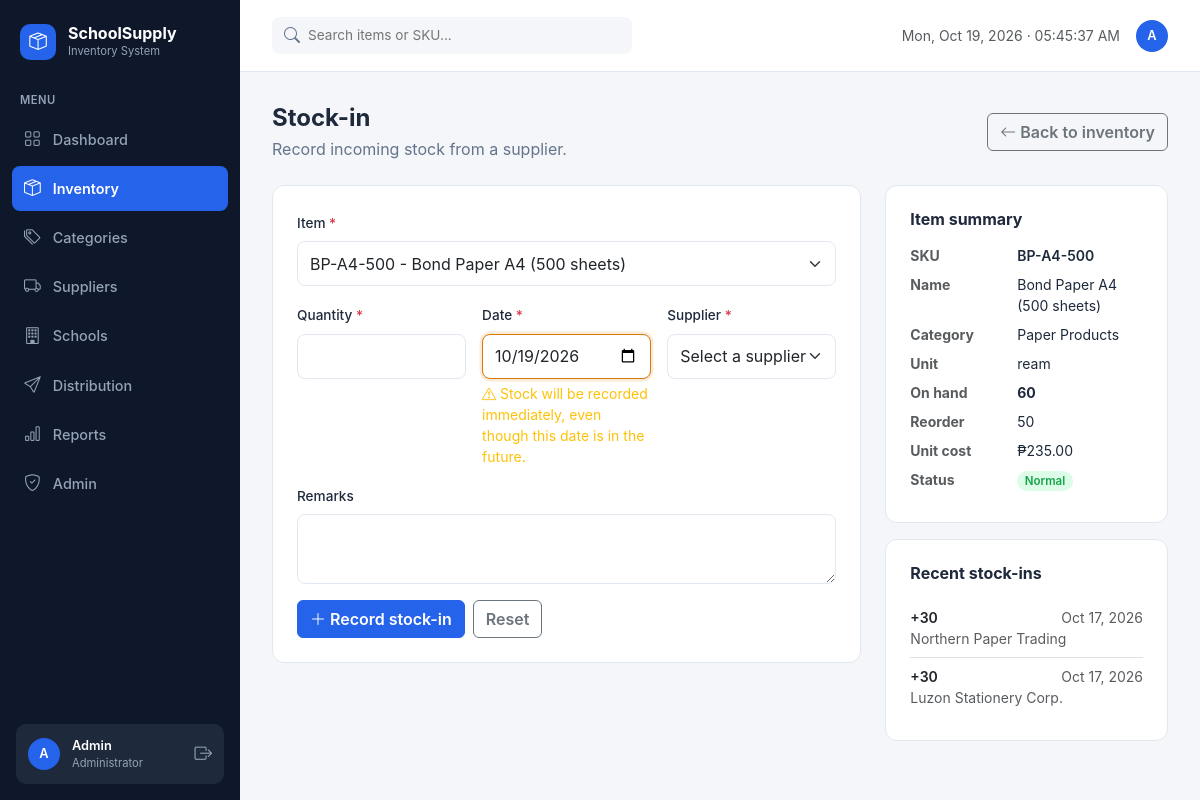
The app's page /stock_in.php?item_id=2 (signed in) with its own data.
### tables this page shows
CREATE TABLE `users` (
  `user_id` int(10) UNSIGNED NOT NULL,
  `full_name` varchar(100) NOT NULL,
  `username` varchar(50) NOT NULL,
  `email` varchar(100) NOT NULL,
  `password_hash` varchar(255) NOT NULL,
  `role` enum('admin','staff') NOT NULL DEFAULT 'staff',
  `is_active` tinyint(1) NOT NULL DEFAULT 1,
  `failed_attempts` int(10) UNSIGNED NOT NULL DEFAULT 0,
  `locked_until` datetime DEFAULT NULL,
  `last_login` datetime DEFAULT NULL,
  `created_at` timestamp NOT NULL DEFAULT current_timestamp(),
  `updated_at` timestamp NOT NULL DEFAULT current_timestamp() ON UPDATE current_timestamp()
);

CREATE TABLE `items` (
  `item_id` int(10) UNSIGNED NOT NULL,
  `sku` varchar(50) NOT NULL,
  `item_name` varchar(150) NOT NULL,
  `description` text DEFAULT NULL,
  `category_id` int(10) UNSIGNED NOT NULL,
  `unit_of_measure` varchar(30) NOT NULL,
  `reorder_point` int(10) UNSIGNED NOT NULL DEFAULT 0,
  `unit_cost` decimal(10,2) NOT NULL DEFAULT 0.00,
  `quantity_on_hand` int(11) NOT NULL DEFAULT 0,
  `is_active` tinyint(1) NOT NULL DEFAULT 1,
  `created_at` timestamp NOT NULL DEFAULT current_timestamp(),
  `updated_at` timestamp NOT NULL DEFAULT current_timestamp() ON UPDATE current_timestamp()
);

CREATE TABLE `categories` (
  `category_id` int(10) UNSIGNED NOT NULL,
  `category_name` varchar(100) NOT NULL,
  `description` varchar(255) DEFAULT NULL
);

CREATE TABLE `stock_transactions` (
  `transaction_id` int(10) UNSIGNED NOT NULL,
  `item_id` int(10) UNSIGNED NOT NULL,
  `transaction_type` enum('stock_in','stock_out','adjustment') NOT NULL,
  `quantity_change` int(11) NOT NULL,
  `quantity_after` int(11) NOT NULL DEFAULT 0,
  `supplier_id` int(10) UNSIGNED DEFAULT NULL,
  `distribution_item_id` int(10) UNSIGNED DEFAULT NULL,
  `reason` varchar(255) DEFAULT NULL,
  `remarks` varchar(255) DEFAULT NULL,
  `transaction_date` datetime NOT NULL DEFAULT current_timestamp(),
  `created_by` int(10) UNSIGNED NOT NULL,
  `created_at` timestamp NOT NULL DEFAULT current_timestamp()
);

CREATE TABLE `suppliers` (
  `supplier_id` int(10) UNSIGNED NOT NULL,
  `company_name` varchar(150) NOT NULL,
  `contact_person` varchar(100) DEFAULT NULL,
  `phone` varchar(30) DEFAULT NULL,
  `email` varchar(100) DEFAULT NULL,
  `address` varchar(255) DEFAULT NULL,
  `payment_terms` varchar(100) DEFAULT NULL,
  `is_active` tinyint(1) NOT NULL DEFAULT 1,
  `created_at` timestamp NOT NULL DEFAULT current_timestamp(),
  `updated_at` timestamp NOT NULL DEFAULT current_timestamp() ON UPDATE current_timestamp()
);

### includes/functions.php (called while the page is built, shortened)
<?php
function e($value): string
{
    return htmlspecialchars((string)$value, ENT_QUOTES, 'UTF-8');
}
function url(string $path = ''): string
{
    return BASE_URL . '/' . ltrim($path, '/');
}
function money($amount): string
{
    return CURRENCY . number_format((float)$amount, 2);
}
function fmt_date(?string $dt): string
{
    return $dt ? date('M d, Y', strtotime($dt)) : '';
}

### config/database.php (called while the page is built, shortened)
<?php
function db(): PDO
{
    static $pdo = null;
    if ($pdo === null) {
        $dsn = 'mysql:host=' . DB_HOST . ';port=' . DB_PORT . ';dbname=' . DB_NAME . ';charset=utf8mb4';
        try {
            $pdo = new PDO($dsn, DB_USER, DB_PASS, [
                PDO::ATTR_ERRMODE            => PDO::ERRMODE_EXCEPTION,
                PDO::ATTR_DEFAULT_FETCH_MODE => PDO::FETCH_ASSOC,
                PDO::ATTR_EMULATE_PREPARES   => false,
            ]);
            $pdo->exec("SET NAMES utf8mb4 COLLATE utf8mb4_unicode_ci");
            $pdo->exec("SET time_zone = '+08:00'");
        } catch (PDOException $e) {
            http_response_code(500);
            exit('Database connection failed. Check config/config.php and that MySQL is running.'
                . (ini_get('display_errors') ? '<br><small>' . htmlspecialchars($e->getMessage()) . '</small>' : ''));
        }
    }
    return $pdo;
}

### includes/auth.php (called while the page is built, shortened)
<?php
require_once __DIR__ . '/../config/database.php';
require_once __DIR__ . '/functions.php';
function current_user(): array
{
    return [
        'id'       => $_SESSION['user_id'] ?? null,
        'name'     => $_SESSION['full_name'] ?? '',
        'username' => $_SESSION['username'] ?? '',
        'role'     => $_SESSION['role'] ?? '',
    ];
}
function require_login(): void
{
    $stmt = db()->prepare('SELECT is_active, role, full_name FROM users WHERE user_id = :id');
    $stmt->execute([':id' => $_SESSION['user_id']]);
}

### stock_in.php (the view, shortened to what this page needs)
<?php
$activePage = 'inventory';
require_once __DIR__ . '/includes/header.php';
$pdo = db();
$items = $pdo->query(
    'SELECT item_id, sku, item_name, unit_of_measure, quantity_on_hand, reorder_point, unit_cost, is_active
       FROM items
      WHERE is_active = 1
      ORDER BY item_name'
)->fetchAll();
$suppliers = $pdo->query(
    'SELECT supplier_id, company_name FROM suppliers WHERE is_active = 1 ORDER BY company_name'
)->fetchAll();
$selectedItemId = (int)($_GET['item_id'] ?? 0);
$old = [
    'item_id'          => $selectedItemId > 0 ? $selectedItemId : 0,
    'quantity'         => '',
    'transaction_date' => date('Y-m-d'),
    'supplier_id'      => 0,
    'remarks'          => '',
];
$errors = [];
$panelItem     = null;
$recentIns     = [];
if ($selectedItemId > 0) {
    $ps = $pdo->prepare(
        'SELECT i.item_id, i.sku, i.item_name, i.unit_of_measure, i.quantity_on_hand,
                i.reorder_point, i.unit_cost, i.is_active, c.category_name
           FROM items i
           LEFT JOIN categories c ON c.category_id = i.category_id
          WHERE i.item_id = :id'
    );
    $ps->execute([':id' => $selectedItemId]);
    $panelItem = $ps->fetch();
    if ($panelItem) {
        $ri = $pdo->prepare(
            'SELECT st.transaction_date, st.quantity_change, st.quantity_after, st.remarks,
                    s.company_name
               FROM stock_transactions st
               LEFT JOIN suppliers s ON s.supplier_id = st.supplier_id
              WHERE st.item_id = :id AND st.transaction_type = "stock_in"
              ORDER BY st.transaction_date DESC, st.transaction_id DESC
              LIMIT 5'
        );
        $ri->execute([':id' => $selectedItemId]);
        $recentIns = $ri->fetchAll();
    }
}
?>
<div class="page-head">
    <div>
        <h1>Stock-in</h1>
        <p>Record incoming stock from a supplier.</p>
    </div>
    <a href="<?= e(url('inventory.php')) ?>" class="btn btn-outline-secondary"><i class="bi bi-arrow-left me-1"></i>Back to inventory</a>
</div>
<div class="row g-4">
    <div class="col-12 col-xl-8">
        <div class="card-ui p-4">
            <form method="post" novalidate>
                <div class="mb-3">
                    <label class="form-label" for="item_id">Item <span class="text-danger">*</span></label>
                    <select class="form-select <?= isset($errors['item_id']) ? 'is-invalid' : '' ?>"
                            id="item_id" name="item_id" required>
                        <?php foreach ($items as $it): ?>
                            <option value="<?= (int)$it['item_id'] ?>" <?= $old['item_id'] === (int)$it['item_id'] ? 'selected' : '' ?>>
                                <?= e($it['sku'] . ' - ' . $it['item_name']) ?>
                            </option>
                        <?php endforeach; ?>
                    </select>
                </div>
                <div class="row g-3">
                    <div class="col-12 col-md-4">
                        <label class="form-label" for="quantity">Quantity <span class="text-danger">*</span></label>
                        <input type="number" min="1" step="1"
                               class="form-control <?= isset($errors['quantity']) ? 'is-invalid' : '' ?>"
                               id="quantity" name="quantity" value="<?= e($old['quantity']) ?>" required>
                    </div>
                    <div class="col-12 col-md-4">
                        <label class="form-label" for="transaction_date">Date <span class="text-danger">*</span></label>
                        <input type="date"
                               class="form-control <?= isset($errors['transaction_date']) ? 'is-invalid' : '' ?>"
                               id="transaction_date" name="transaction_date" value="<?= e($old['transaction_date']) ?>"
                               data-future-warn="Stock will be recorded immediately, even though this date is in the future." required>
                    </div>
                    <div class="col-12 col-md-4">
                        <label class="form-label" for="supplier_id">Supplier <span class="text-danger">*</span></label>
                        <select class="form-select <?= isset($errors['supplier_id']) ? 'is-invalid' : '' ?>"
                                id="supplier_id" name="supplier_id" required>
                            <option value="">Select a supplier</option>
                        </select>
                    </div>
                </div>
                <div class="mb-3 mt-3">
                    <label class="form-label" for="remarks">Remarks</label>
                    <textarea class="form-control <?= isset($errors['remarks']) ? 'is-invalid' : '' ?>"
                              id="remarks" name="remarks" rows="2" maxlength="255"><?= e($old['remarks']) ?></textarea>
                </div>
                <div class="d-flex gap-2">
                    <button type="submit" class="btn btn-primary" <?= ($items && $suppliers) ? '' : 'disabled' ?>>
                        <i class="bi bi-plus-lg me-1"></i>Record stock-in
                    </button>
                    <a href="<?= e(url('stock_in.php')) ?>" class="btn btn-outline-secondary">Reset</a>
                </div>
            </form>
        </div>
    </div>
    <div class="col-12 col-xl-4">
        <?php if ($panelItem): ?>
            <div class="card-ui p-4 mb-3">
                <h2 class="h6 fw-bold mb-3">Item summary</h2>
                <dl class="row mb-0 small">
                    <dt class="col-5 text-muted">SKU</dt>
                    <dd class="col-7 fw-semibold"><?= e($panelItem['sku']) ?></dd>
                    <dt class="col-5 text-muted">Name</dt>
                    <dd class="col-7"><?= e($panelItem['item_name']) ?></dd>
                    <dt class="col-5 text-muted">Category</dt>
                    <dd class="col-7"><?= e($panelItem['category_name'] ?? '—') ?></dd>
                    <dt class="col-5 text-muted">Unit</dt>
                    <dd class="col-7"><?= e($panelItem['unit_of_measure']) ?></dd>
                    <dt class="col-5 text-muted">On hand</dt>
                    <dd class="col-7 fw-bold <?= (int)$panelItem['quantity_on_hand'] <= (int)$panelItem['reorder_point'] ? 'text-danger' : '' ?>">
                        <?= number_format((int)$panelItem['quantity_on_hand']) ?>
                    </dd>
                    <dt class="col-5 text-muted">Reorder</dt>
                    <dd class="col-7"><?= number_format((int)$panelItem['reorder_point']) ?></dd>
                    <dt class="col-5 text-muted">Unit cost</dt>
                    <dd class="col-7"><?= money($panelItem['unit_cost']) ?></dd>
                    <dt class="col-5 text-muted">Status</dt>
                    <dd class="col-7">
                        <?php if ((int)$panelItem['is_active'] !== 1): ?>
                            <span class="badge-soft badge-inactive">Inactive</span>
                        <?php elseif ((int)$panelItem['quantity_on_hand'] <= (int)$panelItem['reorder_point']): ?>
                            <span class="badge-soft badge-low">Low</span>
                        <?php else: ?>
                            <span class="badge-soft badge-normal">Normal</span>
                        <?php endif; ?>
                    </dd>
                </dl>
            </div>
            <div class="card-ui p-4">
                <h2 class="h6 fw-bold mb-3">Recent stock-ins</h2>
                <?php if (!$recentIns): ?>
                    <p class="text-muted small mb-0">No stock-ins recorded yet for this item.</p>
                <?php else: ?>
                    <ul class="list-group list-group-flush small">
                        <?php foreach ($recentIns as $r): ?>
                            <li class="list-group-item px-0 py-2">
                                <div class="d-flex justify-content-between">
                                    <span class="fw-semibold">+<?= number_format((int)$r['quantity_change']) ?></span>
                                    <span class="text-muted"><?= e(fmt_date($r['transaction_date'])) ?></span>
                                </div>
                                <div class="text-muted">
                                    <?= e($r['company_name'] ?? 'no supplier') ?>
                                </div>
                            </li>
                        <?php endforeach; ?>
                    </ul>
                <?php endif; ?>
            </div>
        <?php endif; ?>
    </div>
</div>
<?php require __DIR__ . '/includes/footer.php'; ?>

### includes/header.php (shortened to what this page needs)
<?php
require_once __DIR__ . '/auth.php';
require_login();
$activePage = $activePage ?? '';
$user       = current_user();
$menu = [
    'dashboard'    => ['Dashboard',    'index.php',        'bi-grid',        false],
    'inventory'    => ['Inventory',    'inventory.php',    'bi-box-seam',    false],
    'categories'   => ['Categories',   'categories.php',   'bi-tags',        true],
    'suppliers'    => ['Suppliers',    'suppliers.php',    'bi-truck',       true],
    'schools'      => ['Schools',      'schools.php',      'bi-building',    true],
    'distribution' => ['Distribution', 'distribution.php', 'bi-send',        false],
    'reports'      => ['Reports',      'reports.php',      'bi-bar-chart',   true],
    'admin'        => ['Admin',        'admin.php',        'bi-shield-check', true],
];
?>
<!DOCTYPE html>
<html lang="en">
<head>
    <link href="https://cdn.jsdelivr.net/npm/bootstrap@5.3.3/dist/css/bootstrap.min.css" rel="stylesheet">
    <link href="https://cdn.jsdelivr.net/npm/bootstrap-icons@1.11.3/font/bootstrap-icons.min.css" rel="stylesheet">
    <link href="<?= e(url('assets/css/style.css')) ?>?v=<?= e(ASSET_VER) ?>" rel="stylesheet">
</head>
<body>
<div class="app-shell">
    <aside class="sidebar" id="appSidebar">
        <div class="sidebar-brand">
            <span class="brand-logo"><i class="bi bi-box-seam"></i></span>
            <span>
                <span class="brand-name"><?= e(APP_NAME) ?></span>
                <span class="brand-sub"><?= e(APP_SUBTITLE) ?></span>
            </span>
        </div>
        <div class="sidebar-label">MENU</div>
        <nav class="sidebar-nav">
            <?php foreach ($menu as $key => [$label, $file, $icon, $adminOnly]): ?>
                <a href="<?= e(url($file)) ?>" class="nav-item<?= $activePage === $key ? ' active' : '' ?>">
                    <i class="bi <?= e($icon) ?>"></i><span><?= e($label) ?></span>
                </a>
            <?php endforeach; ?>
        </nav>
        <div class="sidebar-user">
            <span class="avatar"><?= e(strtoupper(mb_substr($user['name'], 0, 1))) ?></span>
            <span class="user-text">
                <span class="user-name"><?= e($user['name']) ?></span>
                <span class="user-role"><?= $user['role'] === 'admin' ? 'Administrator' : 'Inventory Clerk' ?></span>
            </span>
            <a href="<?= e(url('logout.php')) ?>" class="logout-link" title="Sign out"><i class="bi bi-box-arrow-right"></i></a>
        </div>
    </aside>
    <div class="main">
        <header class="topbar">
            <form class="topbar-search" action="<?= e(url('inventory.php')) ?>" method="get">
                <i class="bi bi-search"></i>
                <input type="text" name="q" placeholder="Search items or SKU..." aria-label="Search items or SKU">
            </form>
            <div class="topbar-right">
                <span class="text-muted small today live-clock" data-timezone="<?= e(date_default_timezone_get()) ?>">
                </span>
                <span class="avatar"><?= e(strtoupper(mb_substr($user['name'], 0, 1))) ?></span>
            </div>
        </header>
        <main class="content">

### records on screen
users: full_name "Admin", full_name "A"
items: sku "BP-A4-500", item_name "Bond Paper A4 (500 sheets)", category.category_name "Paper Products", unit_of_measure "ream", quantity_on_hand "60", reorder_point "50", unit_cost "₱235.00"
stock_transactions: quantity_change "30", transaction_date "Oct 17, 2026", supplier.company_name "Northern Paper Trading"
stock_transactions: quantity_change "30", transaction_date "Oct 17, 2026", supplier.company_name "Luzon Stationery Corp."

### other values on screen
APP_NAME "SchoolSupply"
APP_SUBTITLE "Inventory System"
$label "Dashboard"
$label "Inventory"
$label "Categories"
$label "Suppliers"
$label "Schools"
$label "Distribution"
$label "Reports"
form field item_id "BP-A4-500 - Bond Paper A4 (500 sheets)"
